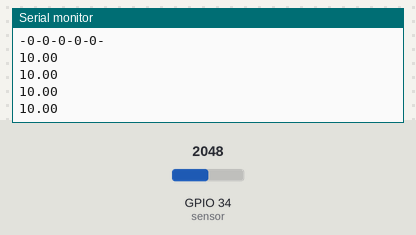
This sketch was run on a simulated ESP32. On the bench: the last lines printed to the serial monitor. The inputs (shaded band) are chosen by the test bench; at power-on: GPIO 34 (sensor) = 2048.

Above: at 1.7 s.
1.8 s: GPIO 34 (sensor) set to 2866
At 2.24 s:
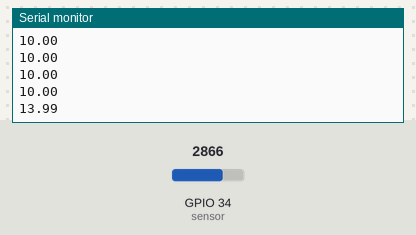
3.3 s: GPIO 34 (sensor) set to 3603
At 3.64 s:
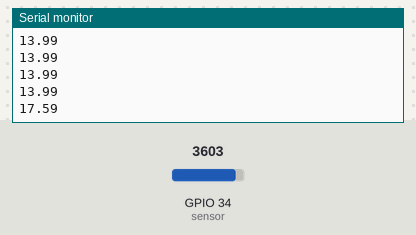
Timing chart, 0 to 6.3 s (numbered marks = the images above; inputs shaded):
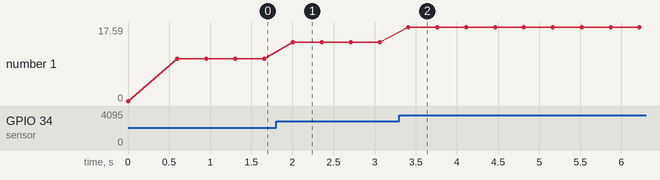

Measured:
- after the input at 1.8 s, the serial monitor: prints a new line after 0.21 s (image 1)
- after the input at 3.3 s, the serial monitor: prints a new line after 0.11 s (image 2)
- plotted number 1: 10 → 13.99 after the input at 1.8 s, 13.99 → 17.59 after the input at 3.3 s

The sketch:

calibration.ino
```cpp
int buf[10];

void setup() {
  Serial.begin(9600);
  Serial.println("-0-0-0-0-0-");
  delay(500);
}

void loop() {
  for (int i = 0; i < 10; i++) {     // 11 amostras
    buf[i] = analogRead(34);  // Ler o sensor PH
    delay(10);
  }

  int valorMedio = 0;
  for (int i = 2; i < 8; i++) {  // Realiza o valor médio utilizando 6 amostras
    valorMedio += buf[i];
  }

  float tensao = (valorMedio * 5.0) / 1024.0 / 6;
  Serial.println(tensao);
  delay(250);
}
```
